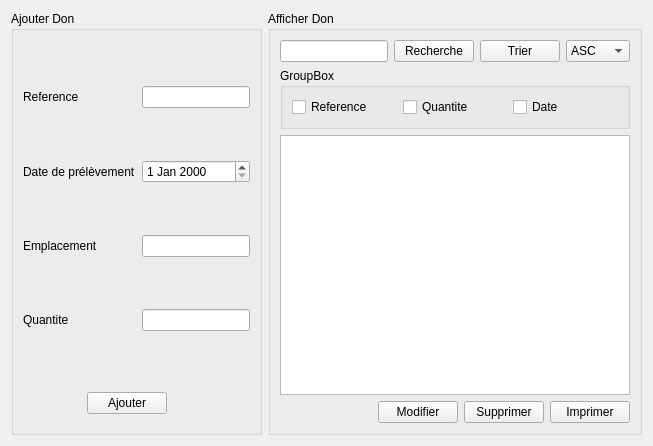
      <widget class="QWidget" name="tab_7">
       <attribute name="title">
        <string>Tableau de dons</string>
       </attribute>
       <layout class="QHBoxLayout" name="horizontalLayout_10">
        <item>
         <widget class="QGroupBox" name="groupBox_6">
          <property name="title">
           <string>Ajouter Don</string>
          </property>
          <layout class="QHBoxLayout" name="horizontalLayout_11">
           <item>
            <layout class="QVBoxLayout" name="verticalLayout_7">
             <item>
              <layout class="QFormLayout" name="formLayout_2">
               <item row="1" column="0">
                <widget class="QLabel" name="referenceLabel">
                 <property name="text">
                  <string>Reference</string>
                 </property>
                </widget>
               </item>
               <item row="1" column="1">
                <widget class="QLineEdit" name="referenceLineEdit"/>
               </item>
               <item row="3" column="0">
                <widget class="QLabel" name="dateDePrLVementLabel">
                 <property name="text">
                  <string>Date de prélèvement</string>
                 </property>
                </widget>
               </item>
               <item row="3" column="1">
                <widget class="QDateEdit" name="dateDePrLVementDateEdit"/>
               </item>
               <item row="5" column="0">
                <widget class="QLabel" name="emplacementLabel">
                 <property name="text">
                  <string>Emplacement </string>
                 </property>
                </widget>
               </item>
               <item row="5" column="1">
                <widget class="QLineEdit" name="emplacementLineEdit"/>
               </item>
               <item row="7" column="0">
                <widget class="QLabel" name="label_49">
                 <property name="text">
                  <string>Quantite</string>
                 </property>
                </widget>
               </item>
               <item row="7" column="1">
                <widget class="QLineEdit" name="quantiteLineEdit"/>
               </item>
               <item row="0" column="1">
                <spacer name="verticalSpacer">
                 <property name="orientation">
                  <enum>Qt::Vertical</enum>
                 </property>
                 <property name="sizeHint" stdset="0">
                  <size>
                   <width>20</width>
                   <height>40</height>
                  </size>
                 </property>
                </spacer>
               </item>
               <item row="8" column="1">
                <spacer name="verticalSpacer_2">
                 <property name="orientation">
                  <enum>Qt::Vertical</enum>
                 </property>
                 <property name="sizeHint" stdset="0">
                  <size>
                   <width>20</width>
                   <height>40</height>
                  </size>
                 </property>
                </spacer>
               </item>
               <item row="2" column="1">
                <spacer name="verticalSpacer_3">
                 <property name="orientation">
                  <enum>Qt::Vertical</enum>
                 </property>
                 <property name="sizeHint" stdset="0">
                  <size>
                   <width>20</width>
                   <height>40</height>
                  </size>
                 </property>
                </spacer>
               </item>
               <item row="4" column="1">
                <spacer name="verticalSpacer_4">
                 <property name="orientation">
                  <enum>Qt::Vertical</enum>
                 </property>
                 <property name="sizeHint" stdset="0">
                  <size>
                   <width>20</width>
                   <height>40</height>
                  </size>
                 </property>
                </spacer>
               </item>
               <item row="6" column="1">
                <spacer name="verticalSpacer_5">
                 <property name="orientation">
                  <enum>Qt::Vertical</enum>
                 </property>
                 <property name="sizeHint" stdset="0">
                  <size>
                   <width>20</width>
                   <height>40</height>
                  </size>
                 </property>
                </spacer>
               </item>
              </layout>
             </item>
             <item>
              <layout class="QHBoxLayout" name="horizontalLayout_16">
               <item>
                <spacer name="horizontalSpacer_4">
                 <property name="orientation">
                  <enum>Qt::Horizontal</enum>
                 </property>
                 <property name="sizeHint" stdset="0">
                  <size>
                   <width>40</width>
                   <height>20</height>
                  </size>
                 </property>
                </spacer>
               </item>
               <item>
                <widget class="QPushButton" name="pushButtonAjouterDon">
                 <property name="text">
                  <string>Ajouter</string>
                 </property>
                </widget>
               </item>
               <item>
                <spacer name="verticalSpacer_6">
                 <property name="orientation">
                  <enum>Qt::Vertical</enum>
                 </property>
                 <property name="sizeHint" stdset="0">
                  <size>
                   <width>20</width>
                   <height>40</height>
                  </size>
                 </property>
                </spacer>
               </item>
               <item>
                <spacer name="horizontalSpacer_5">
                 <property name="orientation">
                  <enum>Qt::Horizontal</enum>
                 </property>
                 <property name="sizeHint" stdset="0">
                  <size>
                   <width>40</width>
                   <height>20</height>
                  </size>
                 </property>
                </spacer>
               </item>
              </layout>
             </item>
            </layout>
           </item>
          </layout>
         </widget>
        </item>
        <item>
         <widget class="QGroupBox" name="groupBox_7">
          <property name="title">
           <string>Afficher Don</string>
          </property>
          <layout class="QVBoxLayout" name="verticalLayout_13">
           <item>
            <layout class="QVBoxLayout" name="verticalLayout_12">
             <item>
              <layout class="QHBoxLayout" name="horizontalLayout_22">
               <item>
                <widget class="QLineEdit" name="lineEditRechercheDon"/>
               </item>
               <item>
                <widget class="QPushButton" name="pushButtonRechercheDon">
                 <property name="text">
                  <string>Recherche</string>
                 </property>
                </widget>
               </item>
               <item>
                <widget class="QPushButton" name="pushButtonTrierDon">
                 <property name="text">
                  <string>Trier</string>
                 </property>
                </widget>
               </item>
               <item>
                <widget class="QComboBox" name="comboBoxDon">
                 <item>
                  <property name="text">
                   <string>ASC</string>
                  </property>
                 </item>
                 <item>
                  <property name="text">
                   <string>DESC</string>
                  </property>
                 </item>
                </widget>
               </item>
              </layout>
             </item>
            </layout>
           </item>
           <item>
            <widget class="QGroupBox" name="groupBox_8">
             <property name="title">
              <string>GroupBox</string>
             </property>
             <layout class="QVBoxLayout" name="verticalLayout_14">
              <item>
               <layout class="QHBoxLayout" name="horizontalLayout_25">
                <item>
                 <widget class="QCheckBox" name="checkBoxRefDon">
                  <property name="text">
                   <string>Reference</string>
                  </property>
                 </widget>
                </item>
                <item>
                 <widget class="QCheckBox" name="checkBoxQuantiteDon">
                  <property name="text">
                   <string>Quantite</string>
                  </property>
                 </widget>
                </item>
                <item>
                 <widget class="QCheckBox" name="checkBoxDateDon">
                  <property name="text">
                   <string>Date</string>
                  </property>
                 </widget>
                </item>
               </layout>
              </item>
             </layout>
            </widget>
           </item>
           <item>
            <layout class="QHBoxLayout" name="horizontalLayout_23">
             <item>
              <widget class="QTableView" name="tableViewDon"/>
             </item>
            </layout>
           </item>
           <item>
            <layout class="QHBoxLayout" name="horizontalLayout_24">
             <item>
              <spacer name="horizontalSpacer_6">
               <property name="orientation">
                <enum>Qt::Horizontal</enum>
               </property>
               <property name="sizeHint" stdset="0">
                <size>
                 <width>40</width>
                 <height>20</height>
                </size>
               </property>
              </spacer>
             </item>
             <item>
              <widget class="QPushButton" name="pushButtonModifierDon">
               <property name="text">
                <string>Modifier</string>
               </property>
               <property name="checkable">
                <bool>true</bool>
               </property>
              </widget>
             </item>
             <item>
              <widget class="QPushButton" name="pushButtonSupprimerDon">
               <property name="text">
                <string>Supprimer</string>
               </property>
              </widget>
             </item>
             <item>
              <widget class="QPushButton" name="pushButtonImprimerDon">
               <property name="styleSheet">
                <string notr="true">border-color: rgb(255, 255, 255);</string>
               </property>
               <property name="text">
                <string>Imprimer</string>
               </property>
              </widget>
             </item>
            </layout>
           </item>
          </layout>
         </widget>
        </item>
       </layout>
      </widget>
